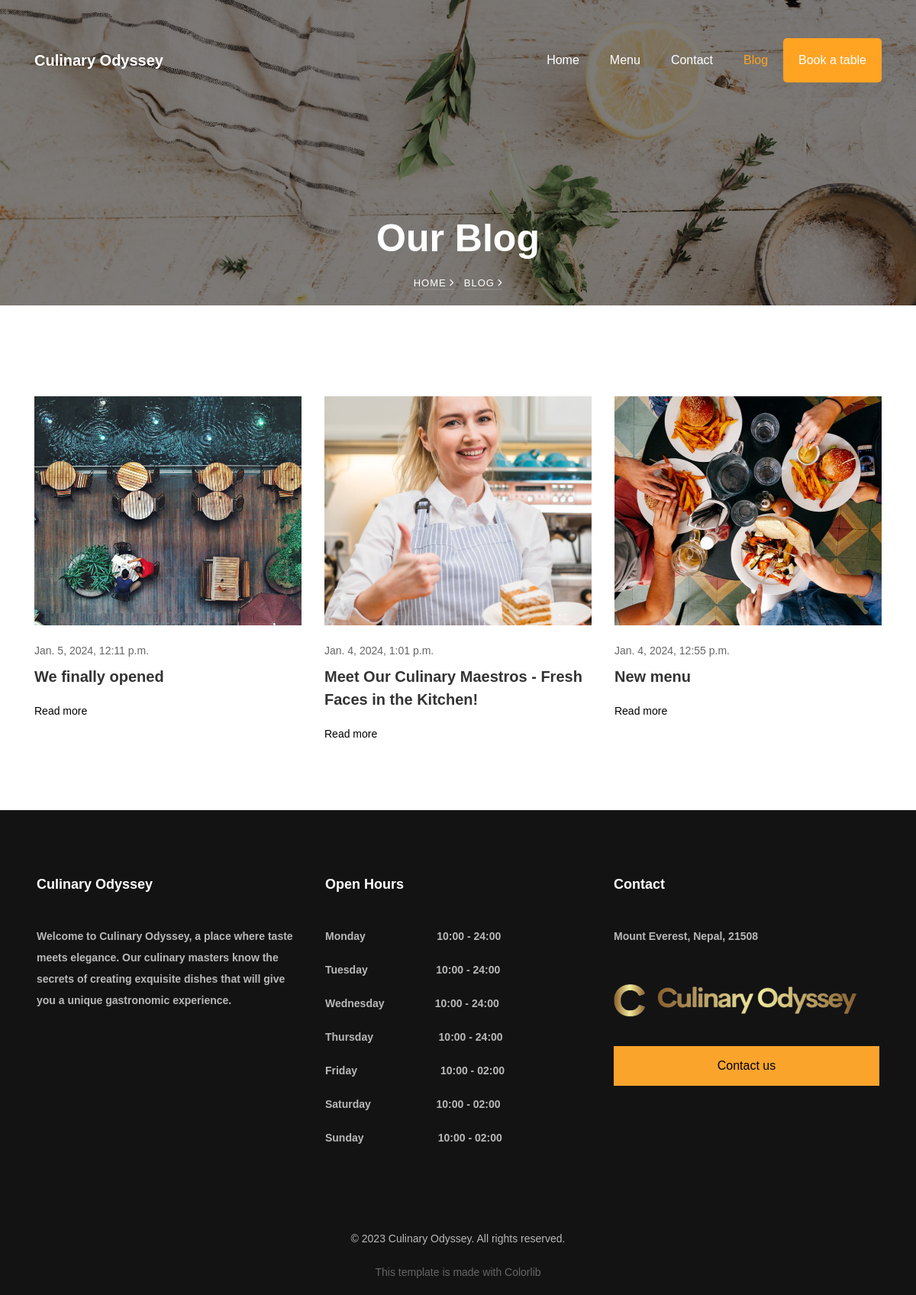
Screenshot of /blog/ with the database file from the repository.
### blog/models.py (models this page shows, shortened)
class Blog(models.Model):
    title = models.CharField(max_length=60, )
    content = RichTextField()
    photo = models.ImageField(upload_to='blog/')
    updated_at = models.DateTimeField(auto_now=True)
    is_visible = models.BooleanField(default=True)
    class Meta:
        ordering = ['-updated_at']

### app/models.py (models this page shows, shortened)
class Footer(models.Model):
    title = RichTextField()
    opening_hours = RichTextField()
    newsletter = RichTextField()
    twitter_link = models.URLField(blank=True)
    facebook_link = models.URLField(blank=True)
    instagram_link = models.URLField(blank=True)
    copyright_text = RichTextField()

### blog/views.py (the view)
# urls.py: path('', Blog_view.as_view(), name='blog_page'),
class Blog_view(TemplateView):
    template_name = 'blog.html'
    def get_context_data(self, **kwargs):
        context = super().get_context_data(**kwargs)
        context['blog_info'] = Blog.objects.filter(is_visible=True)
        return context

### app/context_processors.py (called while the page is built)
def about_item(request):
    item = About.objects.first()
    return {'about_item': item}

def main_menu_items(request):
    items = MainMenueItems.objects.filter(is_visible=True)
    return {'main_menu': items}

def slide_item(request):
    items = Slider.objects.filter(is_visible=True)
    return {'slide_item': items}

def service_item(request):
    items = Services.objects.filter(is_visible=True)
    return {'services_item': items}

def progress_item(request):
    items = Progress.objects.filter(is_visible=True)
    return {'progress_item': items}

def chef_item(request):
    items = Chefs.objects.filter(is_visible=True)
    return {'chef_item': items}

def customer_item(request):
    items = Customers.objects.filter(is_visible=True)
    return {'customer_item': items}

def footer_items(request):
    items = Footer.objects.first()
    return {'footer_item': items}

### templates/blog.html (shortened to what this page needs)
{% load static %}
<!DOCTYPE html>
<html lang="en">
  <head>
    <link rel="stylesheet" href="{% static 'css/open-iconic-bootstrap.min.css' %}">
    <link rel="stylesheet" href="{% static 'css/animate.css' %}">
    <link rel="stylesheet" href="{% static 'css/owl.carousel.min.css' %}">
    <link rel="stylesheet" href="{% static 'css/owl.theme.default.min.css' %}">
    <link rel="stylesheet" href="{% static 'css/magnific-popup.css' %}">
    <link rel="stylesheet" href="{% static 'css/aos.css' %}">
    <link rel="stylesheet" href="{% static 'css/ionicons.min.css' %}">
    <link rel="stylesheet" href="{% static 'css/bootstrap-datepicker.css' %}">
    <link rel="stylesheet" href="{% static 'css/jquery.timepicker.css' %}">
    <link rel="stylesheet" href="{% static 'css/flaticon.css' %}">
    <link rel="stylesheet" href="{% static 'css/icomoon.css' %}">
    <link rel="stylesheet" href="{% static 'css/style.css' %}">
</head>
  <body>
    {% include './includes/navbar.html' %}
    <section class="hero-wrap hero-wrap-2" style="background-image: url({% static 'images/bg_4.jpg'%});" data-stellar-background-ratio="0.5">
      <div class="overlay"></div>
      <div class="container">
        <div class="row no-gutters slider-text align-items-end justify-content-center">
          <div class="col-md-9 ftco-animate text-center">
            <h1 class="mb-2 bread">Our Blog</h1>
            <p class="breadcrumbs"><span class="mr-2"><a href="/">Home <i class="ion-ios-arrow-forward"></i></a></span> <span>Blog <i class="ion-ios-arrow-forward"></i></span></p>
          </div>
        </div>
      </div>
    </section>
		<section class="ftco-section" style="padding-bottom: 1rem">
			<div class="container">
				<div class="row">
                    {% for blog in blog_info %}
                    <div class="col-md-4 ftco-animate">
                        <div class="blog-entry">
                          <div href="blog-single.html" class="block-20" style="background-image: url({{ blog.photo.url }});">
                          </div>
                          <div class="text pt-3 pb-4">
                            <div class="meta">
                              <div>{{ blog.updated_at }}</div>
                            </div>
                            <h3 class="heading">{{ blog.title }}</h3>
                            <p class="clearfix">
                              <a href="#" class="float-left read" data-toggle="modal" data-target="#blogModal{{ blog.id }}">Read more</a>
                            </p>
                          </div>
                        </div>
                      </div>
                    {% endfor %}
			</div>
            </div>
		</section>
    {% include './includes/footer.html' %}
  </body>
</html>

### templates/includes/footer.html (shortened to what this page needs)
<footer class="ftco-footer ftco-bg-dark ftco-section" style="padding-bottom: 0rem">
    <div class="container-fluid px-md-5 px-3">
        <div class="row mb-5">
            <div class="col-md-6 col-lg-4">
                <div class="ftco-footer-widget mb-4">
                    <h2 class="ftco-heading-2">Culinary Odyssey</h2>
                    {{ footer_item.title|safe }}
                    <ul class="ftco-footer-social list-unstyled float-md-left float-lft mt-3">
                    </ul>
                </div>
            </div>
            <div class="col-md-6 col-lg-4">
                <div class="ftco-footer-widget mb-4">
                    <h2 class="ftco-heading-2">Open Hours</h2>
                    <ul class="list-unstyled open-hours">
                        <li class="d-flex"><span>{{ footer_item.opening_hours|safe }}</span></li>
                    </ul>
                </div>
            </div>
            <div class="col-md-6 col-lg-4">
                <div class="ftco-footer-widget mb-4">
                    <h2 class="ftco-heading-2">Contact</h2>
                    <p>{{ footer_item.newsletter|safe }}</p>
                    <a href="/" class="thumb-menu img">
                        <img style="width: 20rem; margin-top:2rem" src="/static/images/mainlogo.png" alt="Logo">
                    </a>
                    <button onclick="window.location.href='{% url 'odyssey:book_a_table' %}';" class="px-3" style="margin-top:2rem; cursor: pointer; background: #faa42c; height: 52px; font-size: 16px; width: 100%; border-radius: 0px; box-shadow: none; border: 1px solid #faa42c">Contact us</button>
                </div>
            </div>
        </div>
        <div class="row">
            <div class="col-md-12 text-center">
                <p>{{ footer_item.copyright_text|safe }}This template is made with Colorlib</p>
            </div>
        </div>
    </div>
</footer>

### rows the page displays
Blog: photo (picture), updated_at "Jan. 5, 2024, 12:11 p.m.", title "We finally opened"
Blog: photo (picture), updated_at "Jan. 4, 2024, 1:01 p.m.", title "Meet Our Culinary Maestros - Fresh Faces in the Kitchen!"
Blog: photo (picture), updated_at "Jan. 4, 2024, 12:55 p.m.", title "New menu"
Footer: title "Welcome to Culinary Odyssey, a place where taste meets elegance. Our culinary masters know the secrets of creating exquisite dishes that will give you a unique gastronomic experience.", opening_hours "Monday 10:00 - 24:00 Tuesday 10:00 - 24:00 Wednesday 10:00 - 24:00 Thursday 10:00 - 24:00 Friday 10:00 - 02:00 Saturday 10:00 - 02:00 Sunday 10:00 - 02:00", newsletter "Mount Everest, Nepal, 21508", copyright_text "© 2023 Culinary Odyssey. All rights reserved."
